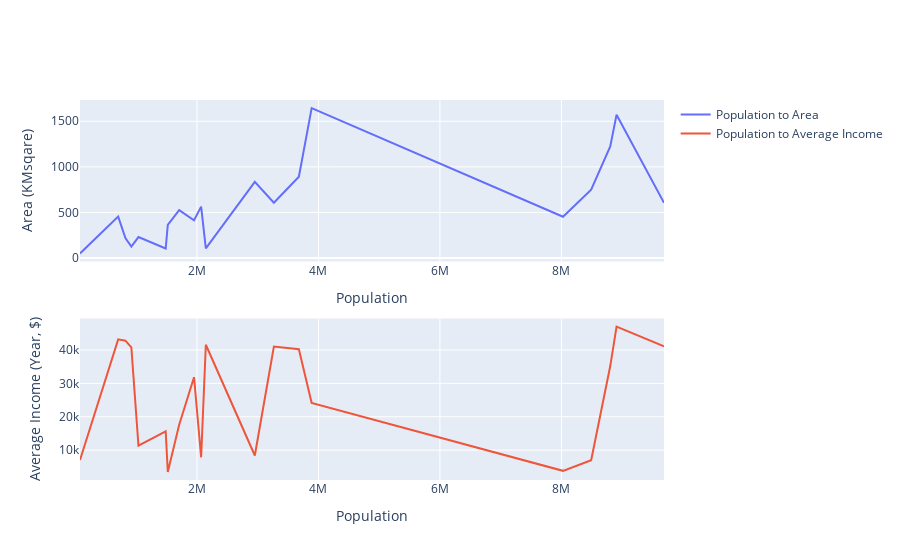

Write notebook code for a chart like this one.
### Code cell
c = cities.sort_values(by="Population")
fig = make_subplots(rows=2, cols=1)
fig.update_xaxes(title_text="Population", row=1, col=1)
fig.update_yaxes(title_text ="Area (KMsqare)", row = 1, col = 1)
fig.update_xaxes(title_text="Population", row=2, col=1)
fig.update_yaxes(title_text ="Average Income (Year, $)", row = 2, col = 1)
fig.add_scatter(x=c["Population"],  y=c["Area (KMsqare)"], row=1, col=1, name = "Population to Area")
fig.add_scatter(x=c["Population"],  y=c["Average Income (Year, $)"], row=2, col=1, name = "Population to Average Income")
fig

### Figure 1 — Plotly figure (JSON) as saved in the notebook; plotly's stock layout.template omitted (floating-point values rounded to 4 significant figures)
{"data": [{"name": "Population to Area", "type": "scatter", "x": [73964, 702543, 821752, 919438, 1036500, 1484789, 1519570, 1706851, 1951354, 2068386, 2145906, 2952301, 3266126, 3677472, 3888180, 8026454, 8489910, 8804190, 8908081, 9689159], "xaxis": "x", "y": [50.4, 454.0, 219.3, 125.2, 230, 104.4, 363, 525.1, 414.8, 564, 105.4, 835.6, 607, 891.3, 1645.0, 453, 750.3, 1224.0, 1572, 605.2], "yaxis": "y"}, {"name": "Population to Average Income", "type": "scatter", "x": [73964, 702543, 821752, 919438, 1036500, 1484789, 1519570, 1706851, 1951354, 2068386, 2145906, 2952301, 3266126, 3677472, 3888180, 8026454, 8489910, 8804190, 8908081, 9689159], "xaxis": "x2", "y": [7056, 43200, 42790, 40800, 11339, 15600, 3480, 17640, 31860, 7860, 41579, 8400, 41025, 40221, 24169, 3804, 7000, 35192, 47021, 41136], "yaxis": "y2"}], "layout": {"xaxis": {"anchor": "y", "domain": [0, 1], "title": {"text": "Population"}}, "xaxis2": {"anchor": "y2", "domain": [0, 1], "title": {"text": "Population"}}, "yaxis": {"anchor": "x", "domain": [0.575, 1], "title": {"text": "Area (KMsqare)"}}, "yaxis2": {"anchor": "x2", "domain": [0, 0.425], "title": {"text": "Average Income (Year, $)"}}}}
